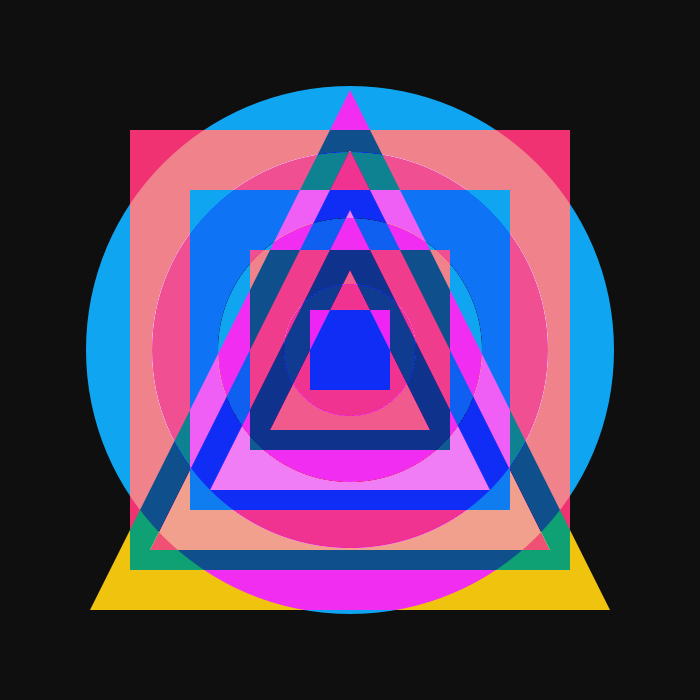
Frame 1 (no input)
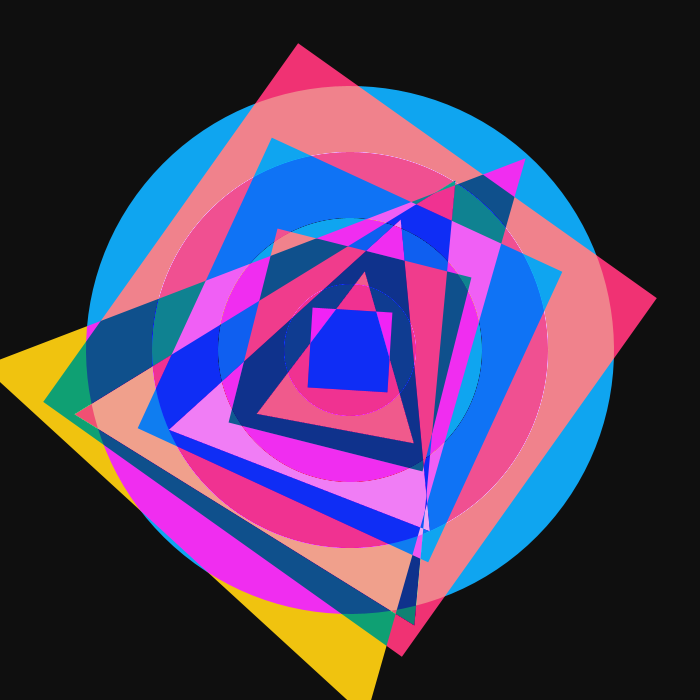
Frame 60 (the mouse pressed at the canvas centre just before this capture)
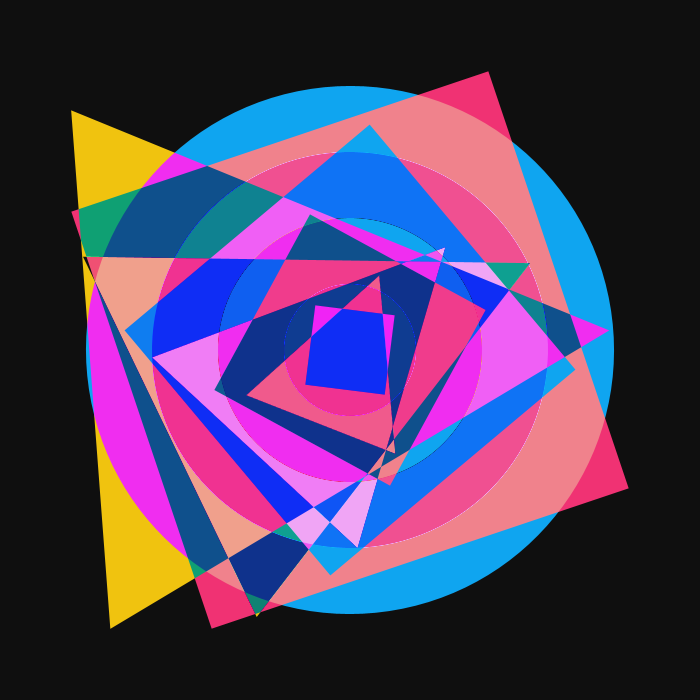
Frame 120 (the mouse held since frame 60 and released just before this capture)

The Processing sketch that drew these frames (run headless with seeded random() and noise(); from frame 60 on, the mouse is pressed at the canvas centre):

// Processing sketch: task
// ── task.pde
float angle = 0;

void setup() {
  size(700, 700);
  rectMode(CENTER);
  smooth(); 
}

void draw() {
  blendMode(BLEND);
  background(15);
  
  blendMode(DIFFERENCE);
  noStroke();
  
  int layers = 12;
  float scaleFactor = 40;
  
  for (int i = 0; i < layers; i++) {
    pushMatrix();
    
    translate(width / 2, height / 2);
    rotate(radians(angle * (i + 1) * 0.15));
    
    if (i % 3 == 0) {
      fill(255, 65, 130);
    } else if (i % 3 == 1) {
      fill(0, 180, 255);
    } else {
      fill(255, 210, 0);
    }
    
    float currentSize = 80 + (i * scaleFactor);
    
    if (i % 3 == 0) {
      rect(0, 0, currentSize, currentSize);
    } else if (i % 3 == 1) {
      ellipse(0, 0, currentSize * 1.1, currentSize * 1.1);
    } else {
      float halfSize = currentSize / 2.0;
      triangle(-halfSize, halfSize, halfSize, halfSize, 0, -halfSize);
    }
    
    popMatrix();
  }
  
  angle += 0.4; 
}
